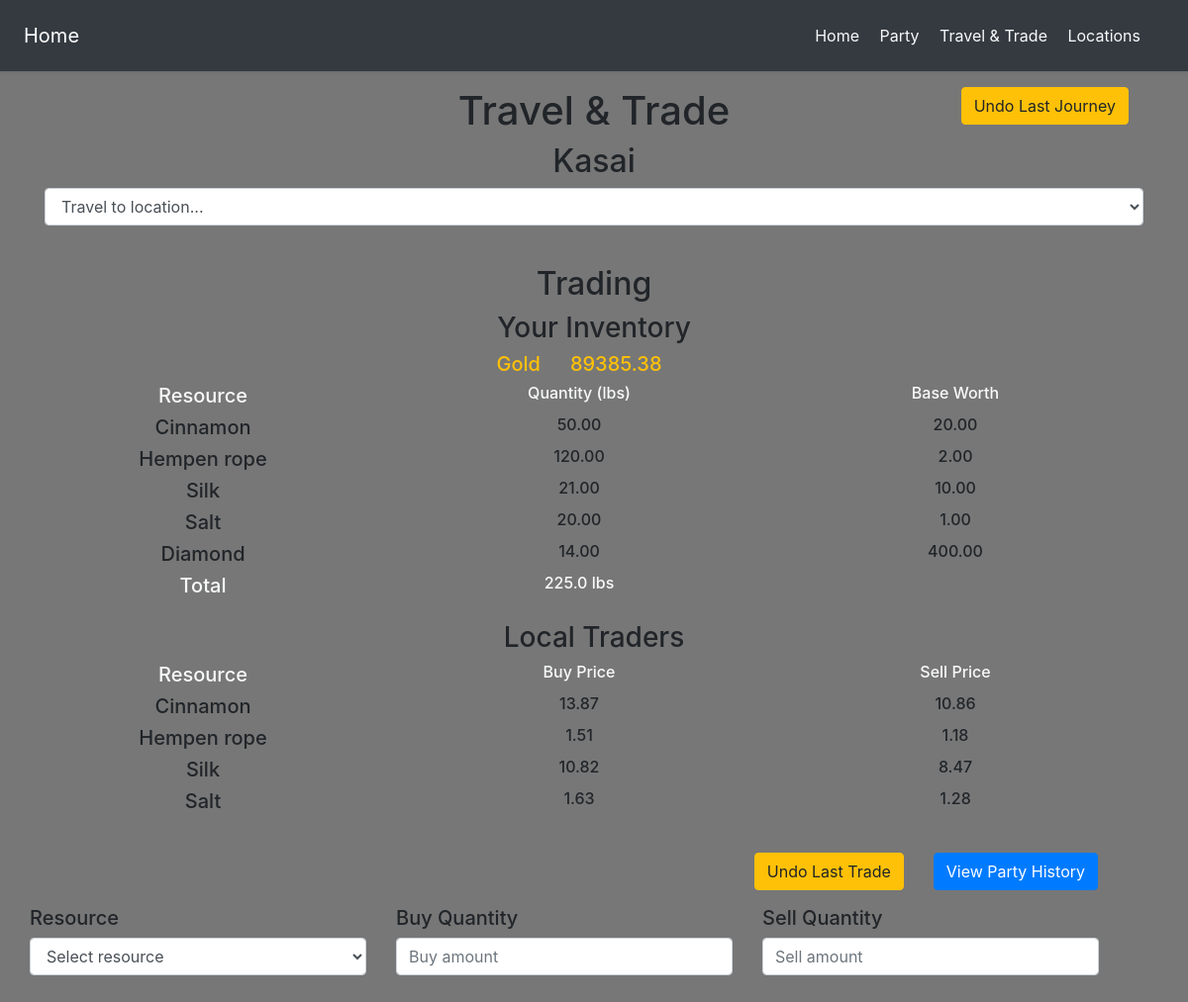
The page /party/travel/ on the database its author committed.
### locations/models.py (models this page shows)
class Location(Article):
    resources = models.ManyToManyField("Resource", related_name="custom_resources", through="LocationResource")

class Resource(models.Model):
    name = models.CharField(unique=True, max_length=50)
    base_value = models.FloatField()
    variance = models.FloatField()
    probability = models.FloatField(null=True, default=None)
    objects = ResourceManager()

### party/models.py (models this page shows, shortened)
class Party(models.Model):
    members = models.ManyToManyField('Character', related_name='party',)
    location = models.ForeignKey('locations.Location', on_delete=DO_NOTHING)
    journey_count = models.IntegerField(default=1)
    gold = models.FloatField(default=0)
    inventory = models.ManyToManyField('locations.Resource', through='Inventory')
    travel_history = models.ManyToManyField('locations.Location', related_name='history', through='TravelHistory')
    class Meta:
        ordering = ['-id']
    objects = PartyManager()
    def weight(self):
        return ( f'{self.resource_set.aggregate(total_weight=Sum("quantity"))["total_weight"]} lbs' )
    def get_resource(self, r):
        try:
            i = self.resource_set.get(resource_id=r.id)
        except:
            if r is None:
                return
            i = self.inventory.add(r)
        return i
    def latest_trade(self):
        return self.trade_history_set.first() or None
    def latest_journey(self):
        return self.travel_history_set.first() or self.travel_history_set.add_history(self)

class Inventory(models.Model):
    party = models.ForeignKey(Party, related_name='resource_set', on_delete=CASCADE)
    resource = models.ForeignKey('locations.Resource', on_delete=DO_NOTHING)
    quantity = models.FloatField(default=0)

### party/views.py (the view)
# urls.py: path('travel/', views.travel_page, name='travel_page'),
def travel_page(request):
    party: Party = Party.objects.get(id=1)
    current_location = party.location
    latest_journey = party.latest_journey()
    latest_trade = party.latest_trade()
    all_locations = Location.objects.exclude(id=current_location.id).order_by('name')
    all_resources = Resource.objects.all()
    for r in all_resources:
        try:
            party.inventory.get(resource_id=r.id)
        except:
            party.inventory.add(r)
    local_resources, inventory, local_specialities = get_stocks(party)
    context = {
        'title': 'Travel Page',
        'party': party,
        'inventory': inventory,
        'current_location': current_location,
        'all_locations': all_locations,
        'local_resources': local_resources,
        'local_specialities': local_specialities,
        'latest_trade': latest_trade,
    }
    return render(request, 'travel.html', context)

### party/views.py (called while the page is built)
def get_price(r:Resource, lr:LocationResource) -> float:
    adjustment = random()
    try:
        return float((lr.base_value or r.base_value) * ( 1 + (lr.variance or r.variance) * (adjustment * 2 - 1) ))
    except:
        return float(r.base_value * ( 1 + r.variance * (adjustment * 2 - 1) ))

### templates/travel.html (shortened to what this page needs)
{% extends 'base.html' %}
{% block content %}
<div class="container text-center">
    <div class="row w-100">
        <div class="col"></div>
        <h1 class="col-auto">Travel & Trade</h1>
        <div class="col row">
        {% if party.journey_count > 1 %}
                <div class="col"></div>
                <form action="/party/travel/undo/" method="post">
                    <button class="col-auto btn btn-warning">Undo Last Journey</button>
                </form>
        {% endif %}
        </div>
    </div>
    <h2 class="text-center w-100">{{ current_location.name }}</h2>
    <div class="row">
        <div class="container">
            <form action="/party/travel/to/" method="post" class="form-group" id="change_location_form">
                <select name="change_location_select" id="change_location_select" class="form-control">
                    {% if all_locations %}
                        <option value="">Travel to location...</option>
                    {% else %}
                        <option value="">None Available</option>
                    {% endif %}
                </select>
            </form>
        </div>
    </div>
            {% if local_resources %}
            <div class="row mt-4">
                <h2 class="text-center w-100">Trading</h2>
                <div class="row w-100 m-0 mb-3">
                    <h3 class="text-center w-100">Your Inventory</h3>
                    <div class="row w-100 text-warning">
                        <div class="col"></div>
                        <h5 class="col-auto">Gold</h5>
                        <h5 class="col-auto">{{ party.gold|floatformat:2 }}</h5>
                        <div class="col"></div>
                    </div>
                    {% if inventory %}
                        <div class="row w-100 text-light">
                            <h5 class="col">Resource</h5>
                            <h6 class="col">Quantity (lbs)</h6>
                            <h6 class="col">Base Worth</h6>
                        </div>
                        {% for r in inventory %}
                            <div class="row w-100">
                                <h5 class="col">{{ r.name|capfirst }}</h5>
                                <h6 class="col">{{ r.quantity|floatformat:2 }}</h6>
                                <h6 class="col">{{ r.base_value|floatformat:2 }}</h6>
                            </div>
                        {% endfor %}
                        <div class="row w-100">
                            <h5 class="col text-light">Total</h5>
                            <h6 class="col text-light">{{ party.weight }}</h6>
                            <h6 class="col text-light"></h6>
                        </div>
                    {% endif %}
                </div>
                <div class="row w-100 m-0 mb-3">
                    <h3 class="text-center w-100">Local Traders</h3>
                    <div class="row w-100 text-light">
                        <h5 class="col">Resource</h5>
                        <h6 class="col">Buy Price</h6>
                        <h6 class="col">Sell Price</h6>
                    </div>
                    {% for r in local_resources %}
                        <div class="row w-100">
                            <h5 class="col">{{ r.name|capfirst }}</h5>
                            <h6 class="col">{{ r.buy_price|floatformat:2 }}</h6>
                            <h6 class="col">{{ r.sell_price|floatformat:2 }}</h6>
                        </div>
                    {% endfor %}
                </div>
                <div class="container row mt-3">
                    <div class="col"></div>
                    <div class="mx-3 row">
                        {% if latest_trade %}
                            <form action="/party/trade/undo/" method="post" class="m-0 col-auto">
                                <button class="btn btn-warning">Undo Last Trade</button>
                            </form>
                        {% endif %}
                        <form action="/party/history/" method="post" class="m-0 col-auto">
                            <button class="btn btn-primary">View Party History</button>
                        </form>
                    </div>
                </div>
                <form action="/party/trade/deal/" method="post" class="form-group container row w-100" id='container trade_form mt-3'>
                    <div class="container-fluid row m-0 p-0 my-3">
                        <div class="col">
                            <h5 class="text-left row">Resource</h5>
                            <select name="resource_select" id="resource_select" class="form-control row">
                                <option value="">Select resource</option>
                            </select>
                        </div>
                        <div class="col">
                            <h5 class="text-left row">Buy Quantity</h5>
                            <input type="number" name="resource_buy_amount" id="resource_buy_amount" placeholder="Buy amount" class="form-control row">
                        </div>
                        <div class="col">
                            <h5 class="text-left row">Sell Quantity</h5>
                            <input type="number" name="resource_sell_amount" id="resource_sell_amount" placeholder="Sell amount" class="form-control row">
                        </div>
                    </div>
                    <div class="row w-100">
                        <h3 class="col" id="trade_output_text" name="trade_output_text"></h3>
                        <h3 class="col" id="trade_output_number" name="trade_output_number"></h3>
                        <div class="col">
                        </div>
                    </div>
                </form>
            </div>
            {% endif %}
        </div>
{% endblock content %}

### rows shown on the page
Location: name "Kasai"
Party: gold "89385.38", weight "225.0 lbs"
Resource: name "Cinnamon", base_value "20.00", name "Cinnamon"
Inventory: quantity "50.00"
Resource: name "Hempen rope", base_value "2.00", name "Hempen rope"
Inventory: quantity "120.00"
Resource: name "Silk", base_value "10.00", name "Silk"
Inventory: quantity "21.00"
Resource: name "Salt", base_value "1.00", name "Salt"
Inventory: quantity "20.00"
Resource: name "Diamond", base_value "400.00"
Inventory: quantity "14.00"

### other values the page prints
{{ r.buy_price|floatformat:2 }} "13.87" "1.51" "10.82" "1.63"
{{ r.sell_price|floatformat:2 }} "10.86" "1.18" "8.47" "1.28"
